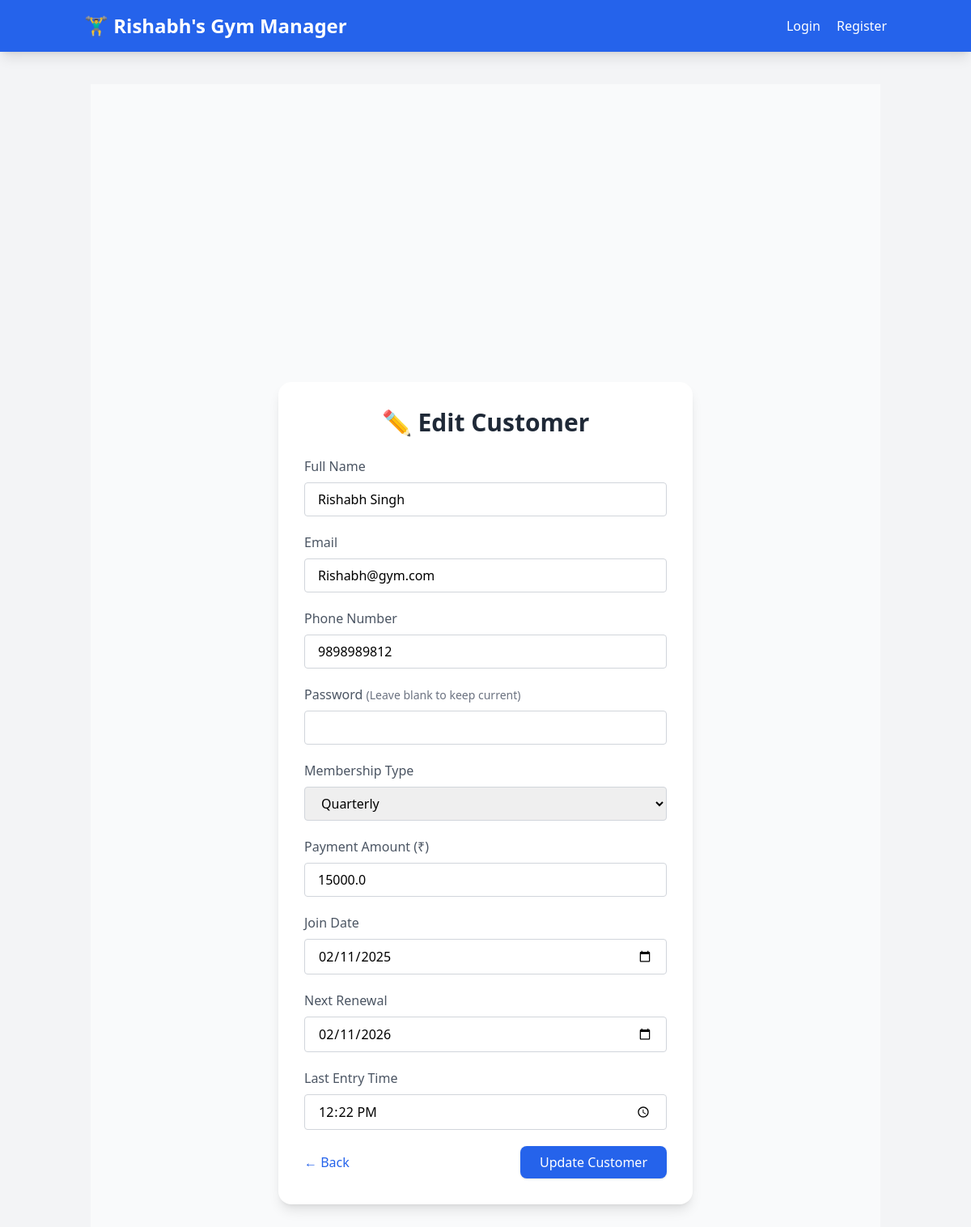
/admin/customers/update/2 (signed in), run on the app's committed database.
### models.py (models this page shows, shortened)
class Customer(db.Model):
    __tablename__ = 'customers'
    id = db.Column(db.Integer, primary_key=True)
    name = db.Column(db.String(100), nullable=False)
    email = db.Column(db.String(120), unique=True, nullable=False)
    phone = db.Column(db.String(20), nullable=True)
    password = db.Column(db.String(200), nullable=False)
    membership_type = db.Column(db.String(20), nullable=False, default='Monthly')
    payment_amount = db.Column(db.Float, nullable=True, default=0.0)
    join_date = db.Column(db.Date, nullable=True, default=datetime.utcnow)
    next_renewal = db.Column(db.Date, nullable=True)
    entry_time = db.Column(db.Time, nullable=True)
    payments = db.relationship('Payment', backref='customer', lazy=True)
    entry_logs = db.relationship('EntryLog', backref='customer', lazy=True)

### app.py (the view, shortened to what this page needs)
@app.route('/admin/customers/update/<int:id>', methods=['GET', 'POST'])
def update_customer(id):
    if session.get('role') != 'admin':
        flash("Access denied!", "error")
        return redirect(url_for('login'))
    customer = Customer.query.get_or_404(id)
    return render_template('edit_customer.html', customer=customer)

### Templates/edit_customer.html (shortened to what this page needs)
{% extends 'base.html' %}
{% block content %}
<div class="flex items-center justify-center min-h-screen bg-gray-50">
  <div class="bg-white shadow-lg rounded-2xl p-8 w-full max-w-lg">
    <h2 class="text-3xl font-bold text-gray-800 text-center mb-6">
      {% if customer %}✏️ Edit Customer{% else %}➕ Add Customer{% endif %}
    </h2>
    <form method="POST"
          action="{% if customer %}{{ url_for('update_customer', id=customer.id) }}{% else %}{{ url_for('add_customer') }}{% endif %}"
          class="space-y-5">
      <div>
        <label for="name" class="block text-gray-600 font-medium mb-2">Full Name</label>
        <input type="text" id="name" name="name" required
               value="{{ customer.name if customer else '' }}"
               class="w-full border border-gray-300 rounded px-4 py-2 focus:ring-2 focus:ring-blue-500 focus:outline-none">
      </div>
      <div>
        <label for="email" class="block text-gray-600 font-medium mb-2">Email</label>
        <input type="email" id="email" name="email" required
               value="{{ customer.email if customer else '' }}"
               class="w-full border border-gray-300 rounded px-4 py-2 focus:ring-2 focus:ring-blue-500 focus:outline-none">
      </div>
      <div>
        <label for="phone" class="block text-gray-600 font-medium mb-2">Phone Number</label>
        <input type="text" id="phone" name="phone"
               value="{{ customer.phone if customer else '' }}"
               class="w-full border border-gray-300 rounded px-4 py-2 focus:ring-2 focus:ring-blue-500 focus:outline-none">
      </div>
      <div>
        <label for="password" class="block text-gray-600 font-medium mb-2">
          Password
          {% if customer %}<span class="text-sm text-gray-500">(Leave blank to keep current)</span>{% endif %}
        </label>
        <input type="password" id="password" name="password"
               class="w-full border border-gray-300 rounded px-4 py-2 focus:ring-2 focus:ring-blue-500 focus:outline-none">
      </div>
      <div>
        <label for="membership_type" class="block text-gray-600 font-medium mb-2">Membership Type</label>
        <select id="membership_type" name="membership_type" required
                class="w-full border border-gray-300 rounded px-4 py-2 focus:ring-2 focus:ring-blue-500 focus:outline-none">
          <option value="Quarterly" {% if customer and customer.membership_type == 'Quarterly' %}selected{% endif %}>Quarterly</option>
        </select>
      </div>
      <div>
        <label for="payment_amount" class="block text-gray-600 font-medium mb-2">Payment Amount (₹)</label>
        <input type="number" id="payment_amount" name="payment_amount" step="0.01"
               value="{{ customer.payment_amount if customer else '' }}"
               class="w-full border border-gray-300 rounded px-4 py-2 focus:ring-2 focus:ring-blue-500 focus:outline-none">
      </div>
      <div>
        <label for="join_date" class="block text-gray-600 font-medium mb-2">Join Date</label>
        <input type="date" id="join_date" name="join_date"
               value="{{ customer.join_date.strftime('%Y-%m-%d') if customer and customer.join_date else '' }}"
               class="w-full border border-gray-300 rounded px-4 py-2 focus:ring-2 focus:ring-blue-500 focus:outline-none">
      </div>
      <div>
        <label for="next_renewal" class="block text-gray-600 font-medium mb-2">Next Renewal</label>
        <input type="date" id="next_renewal" name="next_renewal"
               value="{{ customer.next_renewal.strftime('%Y-%m-%d') if customer and customer.next_renewal else '' }}"
               class="w-full border border-gray-300 rounded px-4 py-2 focus:ring-2 focus:ring-blue-500 focus:outline-none">
      </div>
      <div>
        <label for="entry_time" class="block text-gray-600 font-medium mb-2">Last Entry Time</label>
        <input type="time" id="entry_time" name="entry_time"
               value="{{ customer.entry_time.strftime('%H:%M') if customer and customer.entry_time else '' }}"
               class="w-full border border-gray-300 rounded px-4 py-2 focus:ring-2 focus:ring-blue-500 focus:outline-none">
      </div>
      <div class="flex justify-between items-center mt-6">
        <a href="{{ url_for('customers_list') }}" class="text-blue-600 hover:underline">← Back</a>
        <button type="submit"
                class="bg-blue-600 text-white px-6 py-2 rounded-lg shadow hover:bg-blue-700 transition">
          {% if customer %}Update{% else %}Add{% endif %} Customer
        </button>
      </div>
    </form>
  </div>
</div>
{% endblock %}

### data on the page
Customer: name "Rishabh Singh", email "Rishabh@gym.com", phone "9898989812", membership_type "Quarterly", payment_amount "15000.0", join_date "02/11/2025", next_renewal "02/11/2026", entry_time "12:22"
